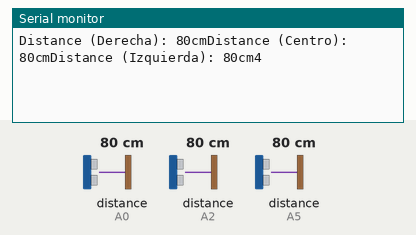
Simulated run of this sketch. Board: Arduino Uno, built with avr-gcc and run on an emulated ATmega328P. Shown: the last lines printed to the serial monitor. Inputs (shaded band) come from the test bench; at power-on: distance to the obstacle (sensors on A0, A2, A5) 80 cm.

Above: at 1.8 s.
1.9 s: distance to the obstacle (sensor on A0) set to 2 cm
At 3.1 s:
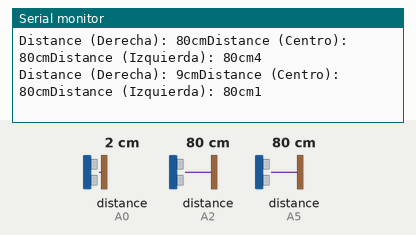
3.4 s: distance to the obstacle (sensor on A2) set to 2 cm
At 3.4 s:
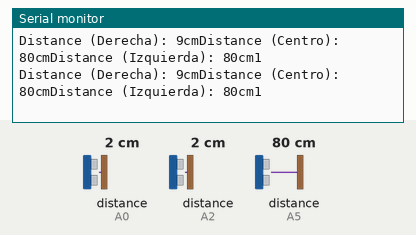
4.9 s: distance to the obstacle (sensor on A5) set to 2 cm
At 6.2 s:
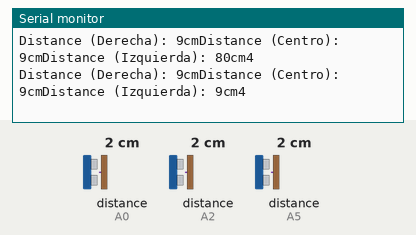
6.4 s: distance to the obstacle (sensor on A0) set to 18 cm
At 7.0 s:
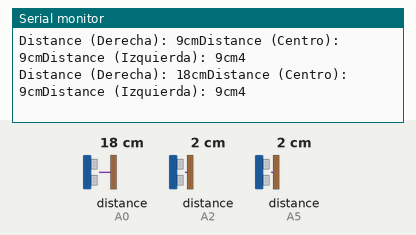
7.9 s: distance to the obstacle (sensor on A2) set to 18 cm
At 7.9 s:
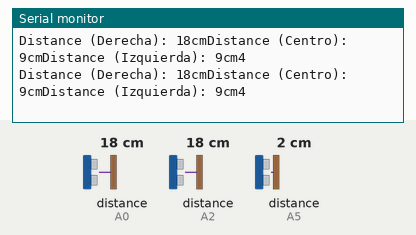
9.4 s: distance to the obstacle (sensor on A5) set to 18 cm
At 11.0 s:
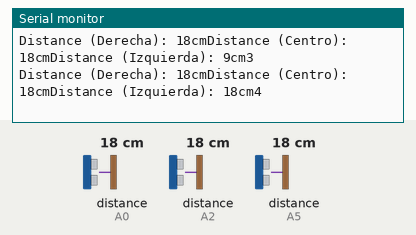
Timing chart, 0 to 11.9 s (numbered marks = the images above; inputs shaded):
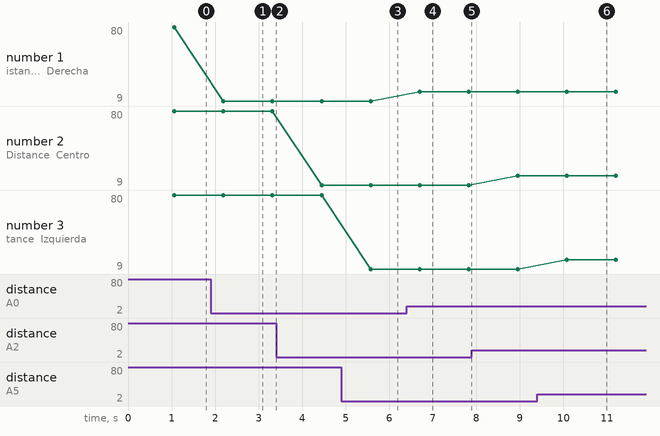

Measured:
- after the input at 1.9 s, the serial monitor: prints a new line after 0.29 s (image 1)
- after the input at 4.9 s, the serial monitor: prints a new line after 0.67 s (image 3)
- after the input at 6.4 s, the serial monitor: prints a new line after 0.30 s (image 4)
- after the input at 9.4 s, the serial monitor: prints a new line after 0.68 s (image 6)
- plotted number 1: 80 → 9 after the input at 1.9 s, 9 → 18 after the input at 6.4 s

The sketch:

SensoresSharp_Prueba.ino
```cpp
#include <SharpIR.h>

#define IRDerecha A0 // define signal pin
#define IRCentro A2 // define signal pin
#define IRIzquierda A5

#define model1 1080 // for GP2Y0A21YK0F  used 1080
#define model2 1080 // for GP2Y0A21YK0F  used 1080
#define model3 1080

SharpIR SharpIRD(IRDerecha,model1);
SharpIR SharpIRC(IRCentro,model2);
SharpIR SharpIRI(IRIzquierda, model3);

int calculo()
{
  unsigned long startTime=millis();  // takes the time before the loop on the library begins
  int dis1=SharpIRD.distance();
  int dis2=SharpIRC.distance();
  int dis3=SharpIRI.distance();

  if(dis1 < dis2 && dis1 < dis3)
  {

    return 1; //Derecha

  }
  else if( dis2 < dis1 && dis2< dis3)
  {

    return 2; //Centro

  }
  else if(dis3 < dis1 && dis3< dis2)
  {

    return 3; //Izquierdo

  }
  else
  {

    return 4; //Desconocido

  }

}


void SensoresSharp(){
  delay(1000);


  int dis1=SharpIRD.distance();  // this returns the distance for sensor 1
  int dis2=SharpIRC.distance();  // this returns the distance for sensor 2
  int dis3=SharpIRI.distance();

  Serial.print("Distance (Derecha): ");
  Serial.print(dis1);
  Serial.print("cm");

  Serial.print("Distance (Centro): ");
  Serial.print(dis2);
  Serial.print("cm");

  Serial.print("Distance (Izquierda): ");
  Serial.print(dis3);
  Serial.print("cm");
  }

void setup() {
  // put your setup code here, to run once:
 Serial.begin(9600);
}

void loop() {
  // put your main code here, to run repeatedly:
SensoresSharp();
Serial.println(calculo());
}
```
